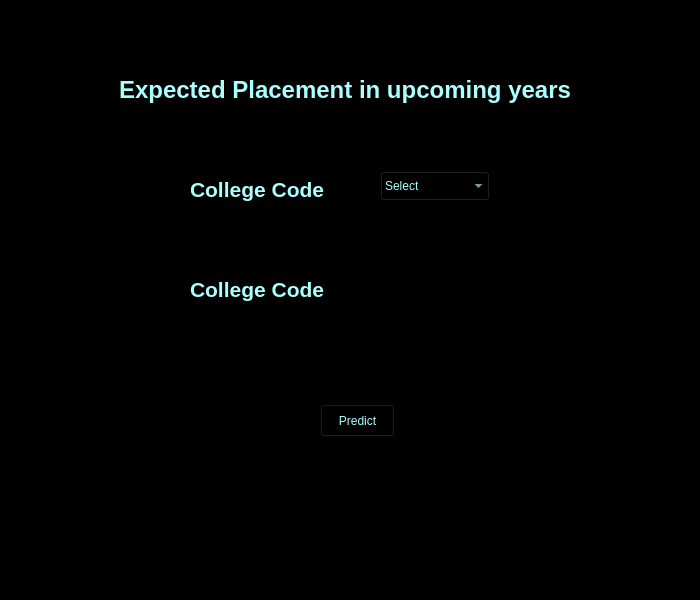
<?xml version="1.0" encoding="UTF-8"?>
<ui version="4.0">
 <class>MainWindow</class>
 <widget class="QMainWindow" name="MainWindow">
  <property name="geometry">
   <rect>
    <x>0</x>
    <y>0</y>
    <width>700</width>
    <height>600</height>
   </rect>
  </property>
  <property name="maximumSize">
   <size>
    <width>700</width>
    <height>700</height>
   </size>
  </property>
  <property name="windowTitle">
   <string>Future Placement</string>
  </property>
  <property name="windowIcon">
   <iconset resource="Resources/managerlogin.qrc">
    <normaloff>:/images/hand-shake.png</normaloff>:/images/hand-shake.png</iconset>
  </property>
  <property name="styleSheet">
   <string notr="true">background-color: rgb(0, 0, 0);
color: rgb(170, 255, 255);</string>
  </property>
  <widget class="QWidget" name="centralwidget">
   <widget class="QLabel" name="label">
    <property name="geometry">
     <rect>
      <x>70</x>
      <y>60</y>
      <width>550</width>
      <height>60</height>
     </rect>
    </property>
    <property name="text">
     <string>&lt;html&gt;&lt;head/&gt;&lt;body&gt;&lt;p align=&quot;center&quot;&gt;&lt;span style=&quot; font-size:18pt; font-weight:600;&quot;&gt;Expected Placement in upcoming years&lt;/span&gt;&lt;/p&gt;&lt;/body&gt;&lt;/html&gt;</string>
    </property>
   </widget>
   <widget class="QLabel" name="label_2">
    <property name="geometry">
     <rect>
      <x>190</x>
      <y>170</y>
      <width>170</width>
      <height>40</height>
     </rect>
    </property>
    <property name="text">
     <string>&lt;html&gt;&lt;head/&gt;&lt;body&gt;&lt;p&gt;&lt;span style=&quot; font-size:16pt; font-weight:600;&quot;&gt;College Code&lt;/span&gt;&lt;/p&gt;&lt;/body&gt;&lt;/html&gt;</string>
    </property>
   </widget>
   <widget class="QLabel" name="label_3">
    <property name="geometry">
     <rect>
      <x>190</x>
      <y>270</y>
      <width>170</width>
      <height>40</height>
     </rect>
    </property>
    <property name="text">
     <string>&lt;html&gt;&lt;head/&gt;&lt;body&gt;&lt;p&gt;&lt;span style=&quot; font-size:16pt; font-weight:600;&quot;&gt;College Code&lt;/span&gt;&lt;/p&gt;&lt;/body&gt;&lt;/html&gt;</string>
    </property>
   </widget>
   <widget class="QPushButton" name="btnpredict">
    <property name="geometry">
     <rect>
      <x>320</x>
      <y>404</y>
      <width>75</width>
      <height>33</height>
     </rect>
    </property>
    <property name="styleSheet">
     <string notr="true">font: 75 16pt &quot;MS Shell Dlg 2&quot;;</string>
    </property>
    <property name="text">
     <string>Predict</string>
    </property>
   </widget>
   <widget class="QComboBox" name="cmbcode">
    <property name="geometry">
     <rect>
      <x>380</x>
      <y>171</y>
      <width>110</width>
      <height>30</height>
     </rect>
    </property>
    <property name="styleSheet">
     <string notr="true">font: 14pt &quot;MS Shell Dlg 2&quot;;</string>
    </property>
    <item>
     <property name="text">
      <string>Select</string>
     </property>
    </item>
   </widget>
   <widget class="QLineEdit" name="clgname">
    <property name="geometry">
     <rect>
      <x>376</x>
      <y>272</y>
      <width>130</width>
      <height>30</height>
     </rect>
    </property>
    <property name="styleSheet">
     <string notr="true">font: 75 14pt &quot;MS Shell Dlg 2&quot;;</string>
    </property>
   </widget>
  </widget>
  <widget class="QStatusBar" name="statusbar"/>
 </widget>
 <resources>
  <include location="Resources/managerlogin.qrc"/>
 </resources>
 <connections/>
</ui>
